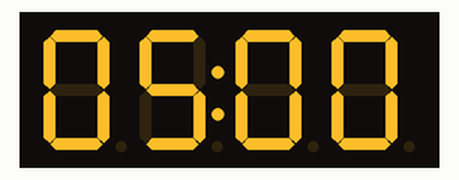
Bench run of a sketch on a simulated ATtiny85, built with avr-gcc and run on an emulated ATtiny85. Shown: 4-digit seven-segment display.

Above: at 0.05 s.
At 3.83 s:
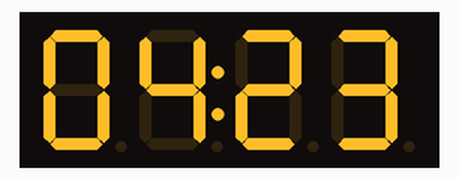
At 7.71 s:
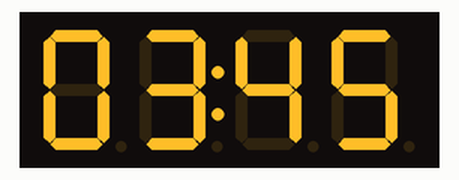
At 15.37 s:
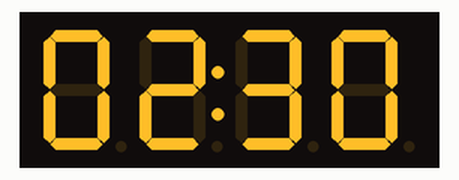
At 23.03 s:
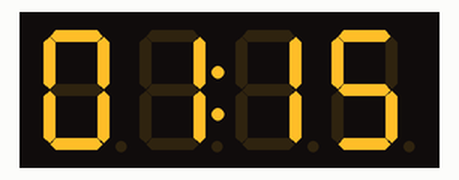
At 30.7 s:
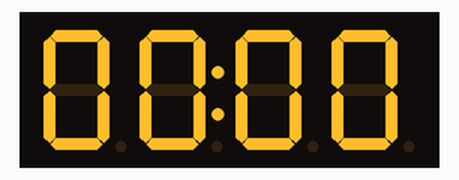

The sketch:

CountdownTimer.ino
```cpp
/******************************************************
 * Segment display connections:
 * PIN IO: short to PIN +
 * PIN +: 5v
 * PIN -: GND
 * PIN D: A4
 * PIN C: A5
 ******************************************************/

#include "Wire.h" // Enable this line if using Arduino Uno, Mega, etc.
#include "Adafruit_LEDBackpack.h"
#include "Adafruit_GFX.h"

Adafruit_7segment matrix = Adafruit_7segment();
int t = 500;

void setup() {
//#ifndef __AVR_ATtiny85__
  //Serial.begin(9600);
  //Serial.println("7 Segment Backpack Test");
//#endif
  matrix.begin(0x70);
}

void loop() {
  uint16_t blinkcounter = 0;
  matrix.writeDigitNum(0, (t / 1000));
  matrix.writeDigitNum(1, (t / 100) % 10);
  matrix.drawColon(true);
  matrix.writeDigitNum(3, (t / 10) % 10);
  matrix.writeDigitNum(4, t % 10);
  matrix.writeDisplay();
  delay(100);
  if (t%100==0){
    t=t-40;
  }
  t--;
  if(t<0){
    t=0;
  }
}
```
